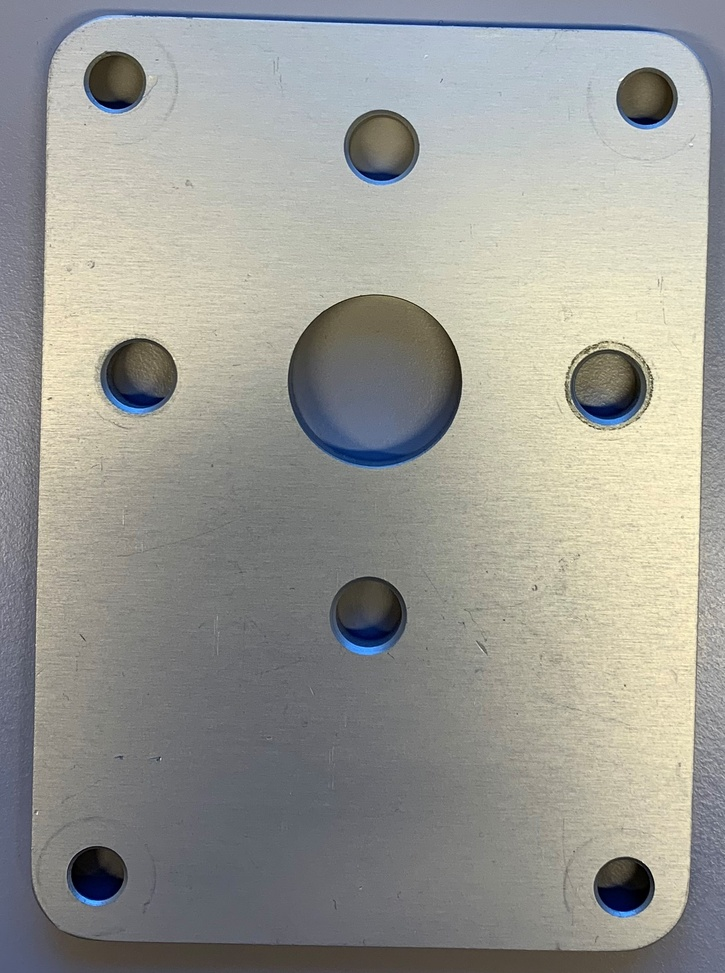
#> input picture opencv/image/IMG_0538.jpg, 725 x 973 px, shrunk from 1601 x 2150 before the run
$ python drawContour.py   (older library calls are emulated)
#> lines starting #> are read from the running program, lines starting #| are printed output that depends on the picture; after the words box and inside, x2 and y2 are one past the last pixel; in counts of white or black regions, pixels touching at a corner belong together
import cv2 as cv
import numpy as np

img = cv.imread("image/IMG_0538.jpg")
#> img is the input picture: shape (973, 725, 3); mean B, G, R 148, 153.6, 153.6
imgGray = cv.cvtColor(img, cv.COLOR_BGR2GRAY)
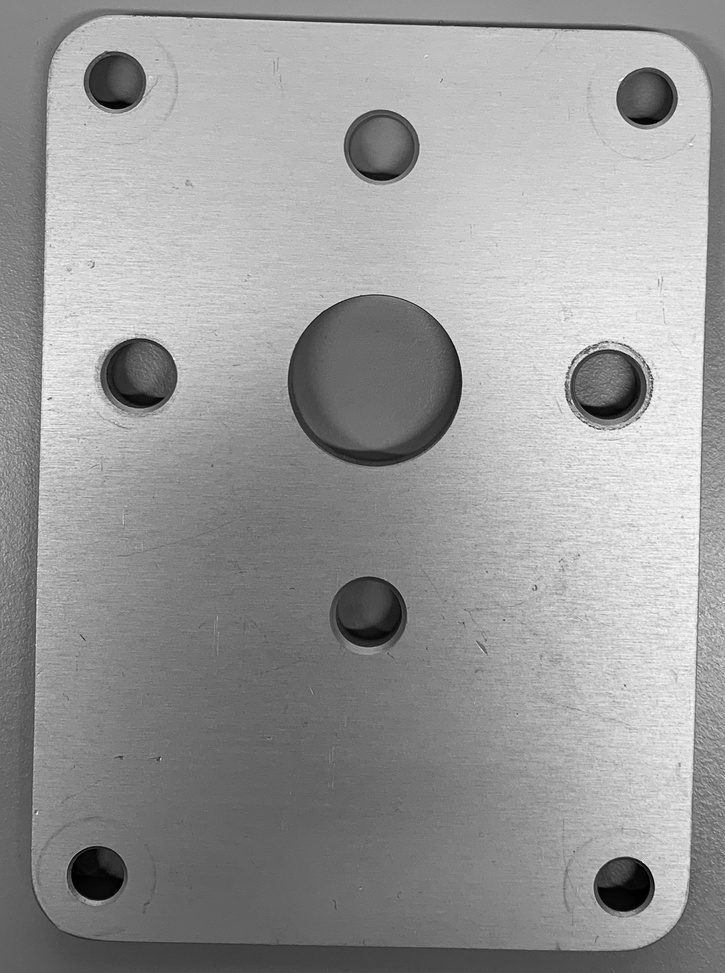
#> imgGray: shape (973, 725); min 0, max 255, mean 152.9
blur = cv.GaussianBlur(imgGray, (5, 5), 0)
ret, thresh = cv.threshold(blur, 130, 255, 0)
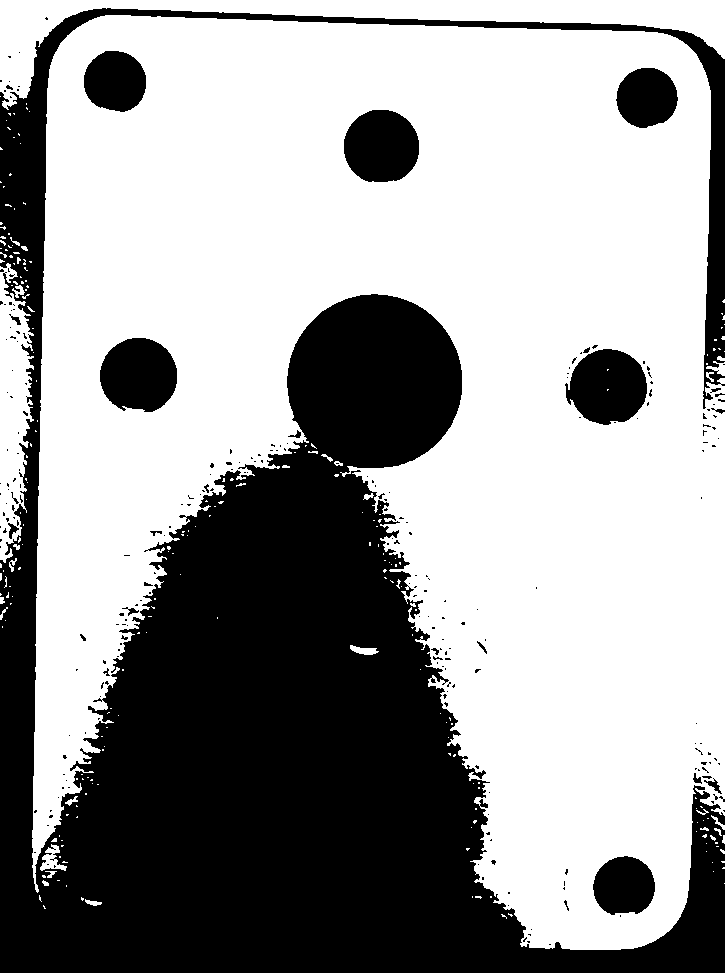
#> thresh: shape (973, 725); 61.7% white; 248 black regions (221 under 20 px)
_, contours, _ = cv.findContours(thresh, cv.RETR_TREE, cv.CHAIN_APPROX_NONE)
#> contours = 498 contours, 440 with area under 20; largest, box (x1, y1, x2, y2) and area: (32, 15, 725, 950) 430148, (0, 0, 725, 110) 16308, (0, 263, 34, 563) 6304, (564, 348, 648, 426) 4757, (99, 337, 178, 413) 4618


img2 = cv.imread("take_picture/image_0.jpg")
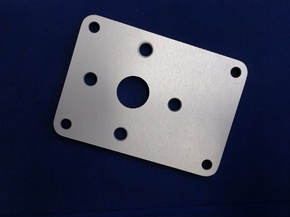
#> input picture opencv/take_picture/image_0.jpg, 290 x 217 px, shrunk from 640 x 480 before the run
#> img2 is the input picture: shape (217, 290, 3); mean B, G, R 84.8, 64.1, 60.4
imgGray2 = cv.cvtColor(img2, cv.COLOR_BGR2GRAY)
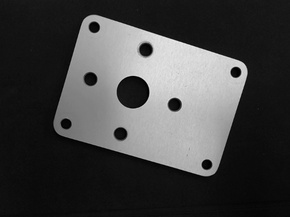
#> imgGray2: shape (217, 290); min 0, max 239, mean 65.4

blur2 = cv.GaussianBlur(imgGray2, (5, 5), 0)
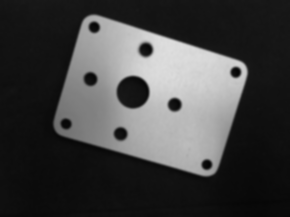
#> blur2: shape (217, 290); min 4, max 222, mean 65.4
ret2, thresh2 = cv.threshold(blur2, 130, 255, 0)
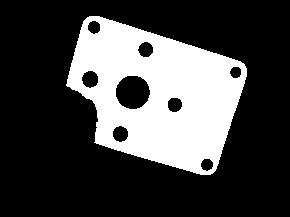
#> thresh2: shape (217, 290); 27% white; 1 white region

_, contours2, _ = cv.findContours(thresh2, cv.RETR_TREE, cv.CHAIN_APPROX_NONE)
#> contours2 = 9 contours; largest, box (x1, y1, x2, y2) and area: (66, 16, 247, 175) 18705, (115, 75, 151, 110) 936, (81, 70, 99, 89) 234, (112, 125, 129, 143) 209, (137, 41, 154, 58) 192
number_of_cont1 = int(len(contours))
#> number_of_cont1 = 498
number_of_cont2 = int(len(contours2))
#> number_of_cont2 = 9

print("the numer of contours = ", number_of_cont1)
#| the numer of contours =  498
# print(contours[0])
print("the numer of contours2 = ", number_of_cont2)
#| the numer of contours2 =  9

# [16 lines of commented-out code are left out]
cont = cv.drawContours(blur2, contours2, -1, (0, 255, 0), 3)
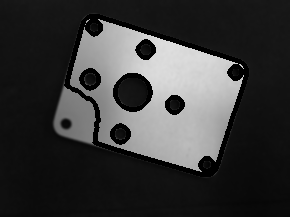
#> cont: shape (217, 290); min 0, max 222, mean 55.8
# cont = cv.drawContours(img2, contours2, -1, (0, 232, 0), 3)

cv.imshow("Image", img2)
cv.imshow("Blur", blur2)

# np.savetxt("diff/count.txt", contours, fmt="%s")
# cv.imwrite("capture/grayImage.jpg", cont)

cv.waitKey(0)
cv.destroyAllWindows()
